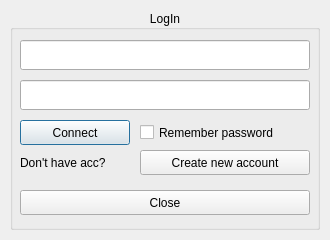
<?xml version="1.0" encoding="UTF-8"?>
<ui version="4.0">
 <class>login</class>
 <widget class="QDialog" name="login">
  <property name="geometry">
   <rect>
    <x>0</x>
    <y>0</y>
    <width>330</width>
    <height>240</height>
   </rect>
  </property>
  <property name="windowTitle">
   <string>Dialog</string>
  </property>
  <widget class="QGroupBox" name="groupBox">
   <property name="geometry">
    <rect>
     <x>10</x>
     <y>10</y>
     <width>310</width>
     <height>220</height>
    </rect>
   </property>
   <property name="title">
    <string>LogIn</string>
   </property>
   <property name="alignment">
    <set>Qt::AlignCenter</set>
   </property>
   <widget class="QLineEdit" name="login_line">
    <property name="geometry">
     <rect>
      <x>10</x>
      <y>30</y>
      <width>290</width>
      <height>30</height>
     </rect>
    </property>
   </widget>
   <widget class="QLineEdit" name="pass_line">
    <property name="geometry">
     <rect>
      <x>10</x>
      <y>70</y>
      <width>290</width>
      <height>30</height>
     </rect>
    </property>
   </widget>
   <widget class="QPushButton" name="login_button">
    <property name="geometry">
     <rect>
      <x>10</x>
      <y>110</y>
      <width>110</width>
      <height>25</height>
     </rect>
    </property>
    <property name="text">
     <string>Connect</string>
    </property>
   </widget>
   <widget class="QPushButton" name="regist_button">
    <property name="geometry">
     <rect>
      <x>130</x>
      <y>140</y>
      <width>170</width>
      <height>25</height>
     </rect>
    </property>
    <property name="text">
     <string>Create new account</string>
    </property>
   </widget>
   <widget class="QCheckBox" name="checkBox">
    <property name="geometry">
     <rect>
      <x>130</x>
      <y>110</y>
      <width>170</width>
      <height>25</height>
     </rect>
    </property>
    <property name="text">
     <string>Remember password</string>
    </property>
   </widget>
   <widget class="QLabel" name="label">
    <property name="geometry">
     <rect>
      <x>10</x>
      <y>140</y>
      <width>110</width>
      <height>25</height>
     </rect>
    </property>
    <property name="text">
     <string>Don't have acc?</string>
    </property>
   </widget>
   <widget class="QPushButton" name="close_button">
    <property name="geometry">
     <rect>
      <x>10</x>
      <y>180</y>
      <width>290</width>
      <height>25</height>
     </rect>
    </property>
    <property name="text">
     <string>Close</string>
    </property>
   </widget>
  </widget>
 </widget>
 <resources/>
 <connections/>
</ui>
